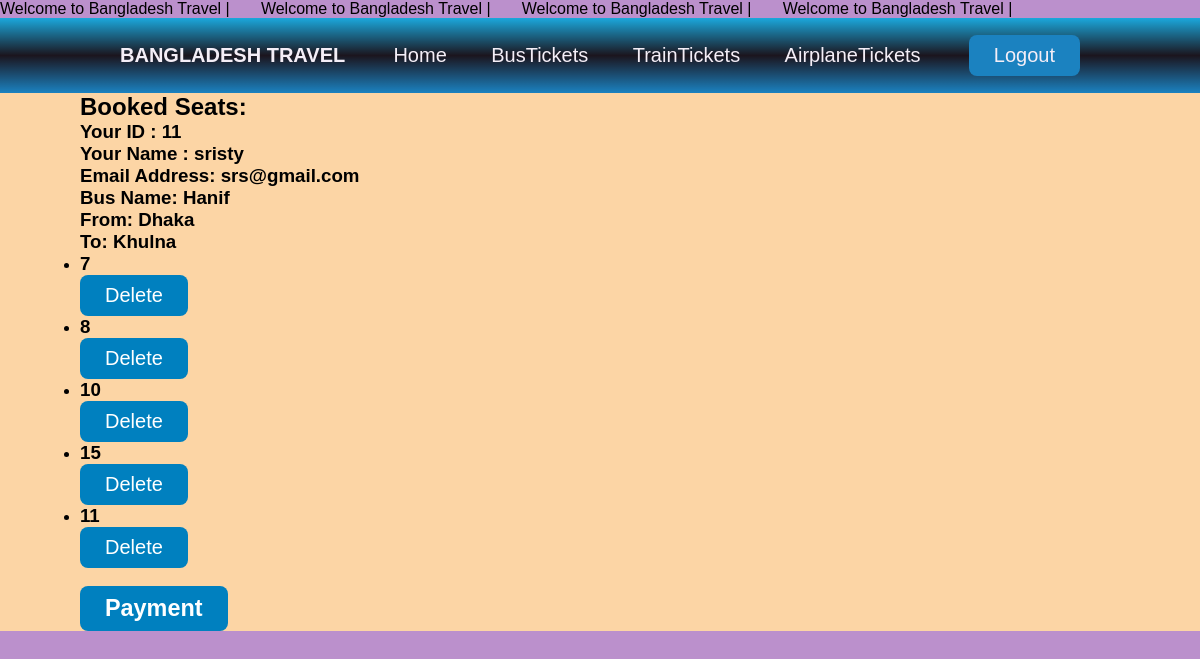
/confirm (signed in), run on the app's committed database.
### service/models.py (models this page shows)
class Bus(models.Model):
    bus_name=models.CharField(max_length=250,null=True)
    bus_id = models.CharField(max_length=250,null=True)
    total_seats = models.PositiveIntegerField(default=0)
    busfrom=models.CharField(max_length=250,null=True)
    busto=models.CharField(max_length=250,null=True)
    fare = models.IntegerField(null=True)
    busEstimation=models.CharField(max_length=250,null=True)
    busdate = models.DateField(null=True)

class Seat(models.Model):
    bus = models.ForeignKey(Bus, on_delete=models.CASCADE,null=True)
    seat_number = models.CharField(max_length=22,null=True)
    is_booked = models.BooleanField(default=False)
    user = models.ForeignKey(User, on_delete=models.CASCADE, null=True)

### ticket/views.py (the view)
# urls.py: path('confirm', views.confirm, name='confirm'),
@login_required
def confirm(request):
    current_user = request.user
    current_user_id = current_user.id
    user_name = current_user.username
    email = current_user.email
    print(user_name)
    print(email)
    print(current_user_id)
    booked_seats = Seat.objects.filter(user=current_user, is_booked=True)
    bus_ids = [Seat.seat_number for Seat in booked_seats]
    buses = Bus.objects.filter(bus_id=bus_ids).distinct()
    context = {
        'booked_seats': booked_seats,
        'current_user_id' : current_user_id,
        'user_name' : user_name,
        'email' : email,
        'buses': buses,
    }
    return render(request, 'confirmation.html', context)

### templates/confirmation.html (shortened to what this page needs)
<html lang="en">
<head>
    <link rel="stylesheet"href="/static/css/navstyle.css" >
	<link rel="stylesheet"href="/static/css/home.css" >
</head>
<body style="background-color:rgb(187, 144, 204);">
  <marquee>Welcome to  Bangladesh  Travel |&nbsp&nbsp&nbsp&nbsp&nbsp&nbsp Welcome to  Bangladesh  Travel |&nbsp&nbsp&nbsp&nbsp&nbsp&nbsp Welcome to  Bangladesh  Travel |&nbsp&nbsp&nbsp&nbsp&nbsp&nbsp Welcome to  Bangladesh  Travel |</marquee>
      <header>
          <div class="logo">
              <p>bangladesh travel</p>
          </div>
      <nav>
        <ul>
          <li><a href="{% url 'homey'%}">Home</a></li>
            <li><a href="{% url 'bus'%}">BusTickets</a></li>
            <li><a href="{% url 'train'%}">TrainTickets</a></li>
            <li><a href="{% url 'airplane'%}">AirplaneTickets</a></li>
        </ul>
                </nav>
                <button><a href="{% url 'logout'%}" class="btn btn-primary"> Logout </a></button>
                </header>
  <div style="background-color: rgb(252, 213, 165); padding-left: 80px;">
    {% if booked_seats %}
      <h2>Booked Seats:</h2>
      <h3> <p> Your ID : {{ current_user_id }} </p> </h3>
      <h3> <p> Your Name : {{ user_name }} </p> </h3>
      <h3> <p> Email Address: {{ email }} </p> </h3>
      {% with booked_seats.0.bus as bus %}
        <h3> <p>Bus Name: {{ bus.bus_name }}</p></h3>
        <h3><p>From: {{ bus.busfrom }}</p></h3>
        <h3><p>To: {{ bus.busto }}</p></h3>
      <ul>
        {% for seat in booked_seats %}
          <li>
            <h3>{{ seat.seat_number }}</h3>
            <form action="{% url 'delete_seat' %}" method="POST">
              <button type="submit">Delete</button>
              <br>
            </form>
          </li>
        {% endfor %}
        <br>
        <button><a href="{% url 'buspay' bus_id=bus.bus_id %}"> <h3>Payment</h3></a></button>
        {% endwith %}
      </ul>
    {% else %}
      <h2>No seats have been booked yet.</h2>
      <br>
      <h3><a href="{% url 'bus' %}">Return to Bus Page</a></h3>
    {% endif %}
  </div>
</body>
</html>

### static/css/navstyle.css (style rules this page uses)
* { margin: 0; padding: 0; box-sizing: border-box; font-family: arial; }
html { font-family: "Lucida Sans", sans-serif; }
header { width: 100%; height: 75px; margin-top:0px; display: flex; justify-content: space-between; align-items:center; padding:30px 10%; background-image:linear-gradient(#00acdf,black, #0080bf); opacity: 85%; }
.logo { font-size:20px; font-weight:bold; color:white; letter-spacing: 0px; cursor: pointer; text-transform: uppercase; }
nav li { display: inline-block; list-style: none; padding:0px 20px; }
a,button { text-decoration:none; font-size:20px; font-weight:500; color:white; cursor:pointer; }
button { background-color:#0080bf; padding:9px 25px; border:none; border-radius:8px; transition:all 0.4s ease 0s; }

### data on the page
Bus: bus_name "Hanif", busfrom "Dhaka", busto "Khulna"
Seat: seat_number "7"
Seat: seat_number "8"
Seat: seat_number "10"
Seat: seat_number "15"
Seat: seat_number "11"

### other printed values
{{ current_user_id }} "11"
{{ user_name }} "sristy"
{{ email }} "srs@gmail.com"
